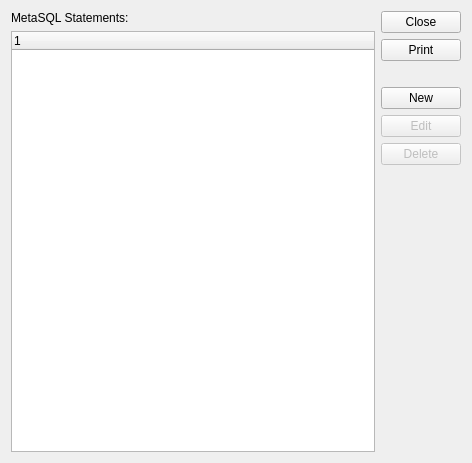
<?xml version="1.0" encoding="UTF-8"?>
<ui version="4.0">
 <class>metasqls</class>
 <widget class="QWidget" name="metasqls">
  <property name="geometry">
   <rect>
    <x>0</x>
    <y>0</y>
    <width>472</width>
    <height>463</height>
   </rect>
  </property>
  <property name="windowTitle">
   <string>MetaSQL Statements</string>
  </property>
  <layout class="QGridLayout" name="gridLayout">
   <item row="0" column="1" rowspan="2">
    <layout class="QVBoxLayout" name="verticalLayout">
     <item>
      <widget class="QPushButton" name="_close">
       <property name="text">
        <string>Close</string>
       </property>
      </widget>
     </item>
     <item>
      <widget class="QPushButton" name="_print">
       <property name="text">
        <string>Print</string>
       </property>
      </widget>
     </item>
     <item>
      <spacer name="verticalSpacer">
       <property name="orientation">
        <enum>Qt::Vertical</enum>
       </property>
       <property name="sizeType">
        <enum>QSizePolicy::Fixed</enum>
       </property>
       <property name="sizeHint" stdset="0">
        <size>
         <width>20</width>
         <height>20</height>
        </size>
       </property>
      </spacer>
     </item>
     <item>
      <widget class="QPushButton" name="_new">
       <property name="text">
        <string>New</string>
       </property>
      </widget>
     </item>
     <item>
      <widget class="QPushButton" name="_edit">
       <property name="enabled">
        <bool>false</bool>
       </property>
       <property name="text">
        <string>Edit</string>
       </property>
      </widget>
     </item>
     <item>
      <widget class="QPushButton" name="_delete">
       <property name="enabled">
        <bool>false</bool>
       </property>
       <property name="text">
        <string>Delete</string>
       </property>
      </widget>
     </item>
     <item>
      <spacer name="verticalSpacer_2">
       <property name="orientation">
        <enum>Qt::Vertical</enum>
       </property>
       <property name="sizeHint" stdset="0">
        <size>
         <width>20</width>
         <height>40</height>
        </size>
       </property>
      </spacer>
     </item>
    </layout>
   </item>
   <item row="0" column="0">
    <widget class="QLabel" name="label">
     <property name="text">
      <string>MetaSQL Statements:</string>
     </property>
    </widget>
   </item>
   <item row="1" column="0">
    <widget class="XTreeWidget" name="_list"/>
   </item>
  </layout>
 </widget>
 <customwidgets>
  <customwidget>
   <class>XTreeWidget</class>
   <extends>QTreeWidget</extends>
   <header>xtreewidget.h</header>
  </customwidget>
 </customwidgets>
 <resources/>
 <connections>
  <connection>
   <sender>_close</sender>
   <signal>clicked()</signal>
   <receiver>metasqls</receiver>
   <slot>close()</slot>
   <hints>
    <hint type="sourcelabel">
     <x>418</x>
     <y>27</y>
    </hint>
    <hint type="destinationlabel">
     <x>235</x>
     <y>231</y>
    </hint>
   </hints>
  </connection>
 </connections>
</ui>
